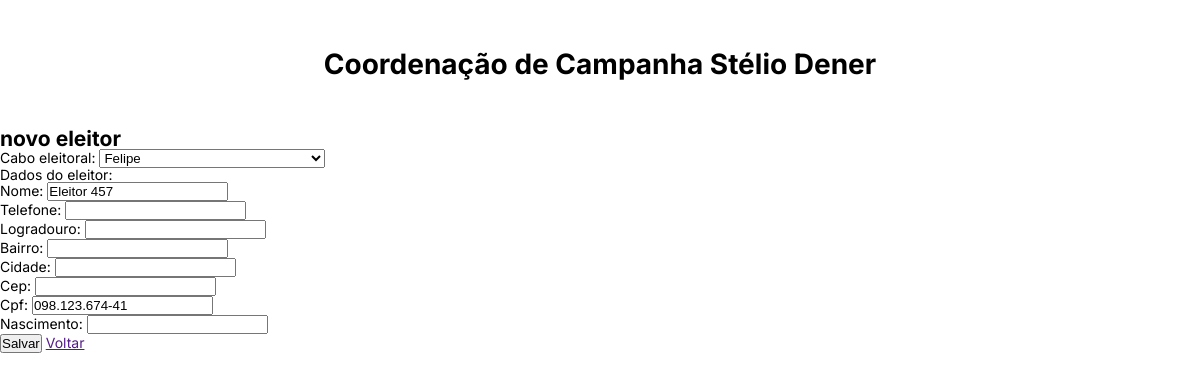
/editar-eleitor/17/, run on the app's committed database.
### base/models.py (models this page shows, shortened)
class Cabo(models.Model):
    líder = models.ForeignKey(Líder, null=True, on_delete=models.RESTRICT)
    cabo = models.ForeignKey(Pessoa, null=True, on_delete=models.RESTRICT)
    updated = models.DateTimeField(auto_now=True)
    created = models.DateTimeField(auto_now_add=True)
    def __str__(self):
        return self.cabo.nome

class Pessoa(models.Model):
    nome = models.CharField(max_length=200)
    telefone = models.CharField(max_length=20, null=True, blank=True)
    logradouro = models.CharField(max_length=200, null=True, blank=True)
    bairro = models.CharField(max_length=200, null=True, blank=True)
    cidade = models.CharField(max_length=200, null=True, blank=True)
    cep = models.CharField(max_length=10, null=True, blank=True)
    cpf = models.CharField(max_length=14, null=True, blank=True, unique=True)
    nascimento = models.CharField(max_length=10, null=True, blank=True)
    updated = models.DateTimeField(auto_now=True)
    created = models.DateTimeField(auto_now_add=True)

### base/views.py (the view)
# urls.py: path('editar-eleitor/<str:pk>/', views.editarVoto, name='editar-eleitor'),
def editarVoto(request, pk):
    voto = Voto.objects.get(id=pk)
    pessoa = voto.eleitor
    if request.method == 'POST':
        hierarquia_form = VotoForm(request.POST, instance=voto)
        pessoa_form = PessoaForm(request.POST, instance=pessoa)
        return atualizar(hierarquia_form, pessoa_form)
    context = {'form': VotoForm(instance=voto), 'pessoa_form': PessoaForm(
        instance=pessoa), 'título': 'novo eleitor', 'hierarquia': 'eleitor'}
    return render(request, 'base/colaborador_form.html', context)

### base/forms.py
class VotoForm(forms.ModelForm):
    class Meta:
        model = Voto
        fields = ['cabo']
        labels = {
            'cabo': 'Cabo eleitoral'
        }

class PessoaForm(forms.ModelForm):
    class Meta:
        model = Pessoa
        exclude = ['hierarquia']

### base/templates/base/colaborador_form.html (shortened to what this page needs)
{% extends 'main.html' %}
{% load static %}
{% block content %}
<div>
    <h2>{{título}}</h2>
    <form method="POST" action="">
        {{form}}
        <p> Dados do {{hierarquia}}:
        {{pessoa_form.as_p}}
        <button>Salvar</button>
        <a href="{{request.META.HTTP_REFERER}}">Voltar</a>
    </form>
</div>
{% endblock content %}

### static/styles/style.css (style rules this page uses)
* { padding: 0; margin: 0; box-sizing: border-box; }
html { font-size: 62.5%; }
body { font-family: "Inter", sans-serif; line-height: 1; font-weight: 400; font-size: 1.4rem; }

### data on the page
Cabo: cabo "Felipe"
Pessoa: nome "Eleitor 457", cpf "098.123.674-41"

### other printed values
{{ título }} "novo eleitor"
{{ hierarquia }} "eleitor"
